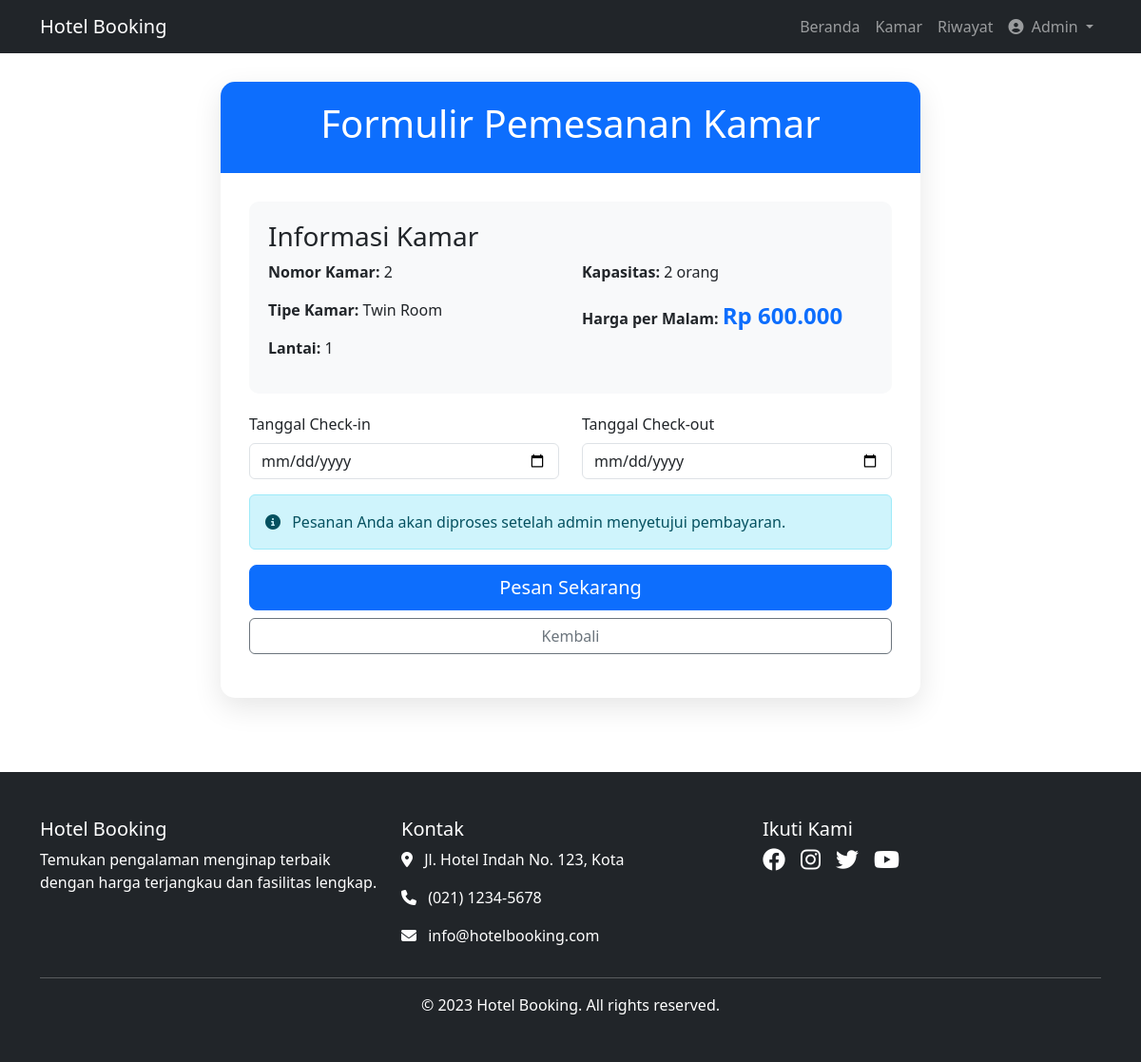
The app's page /kamar_pesan.php?id=9 (signed in), older data.
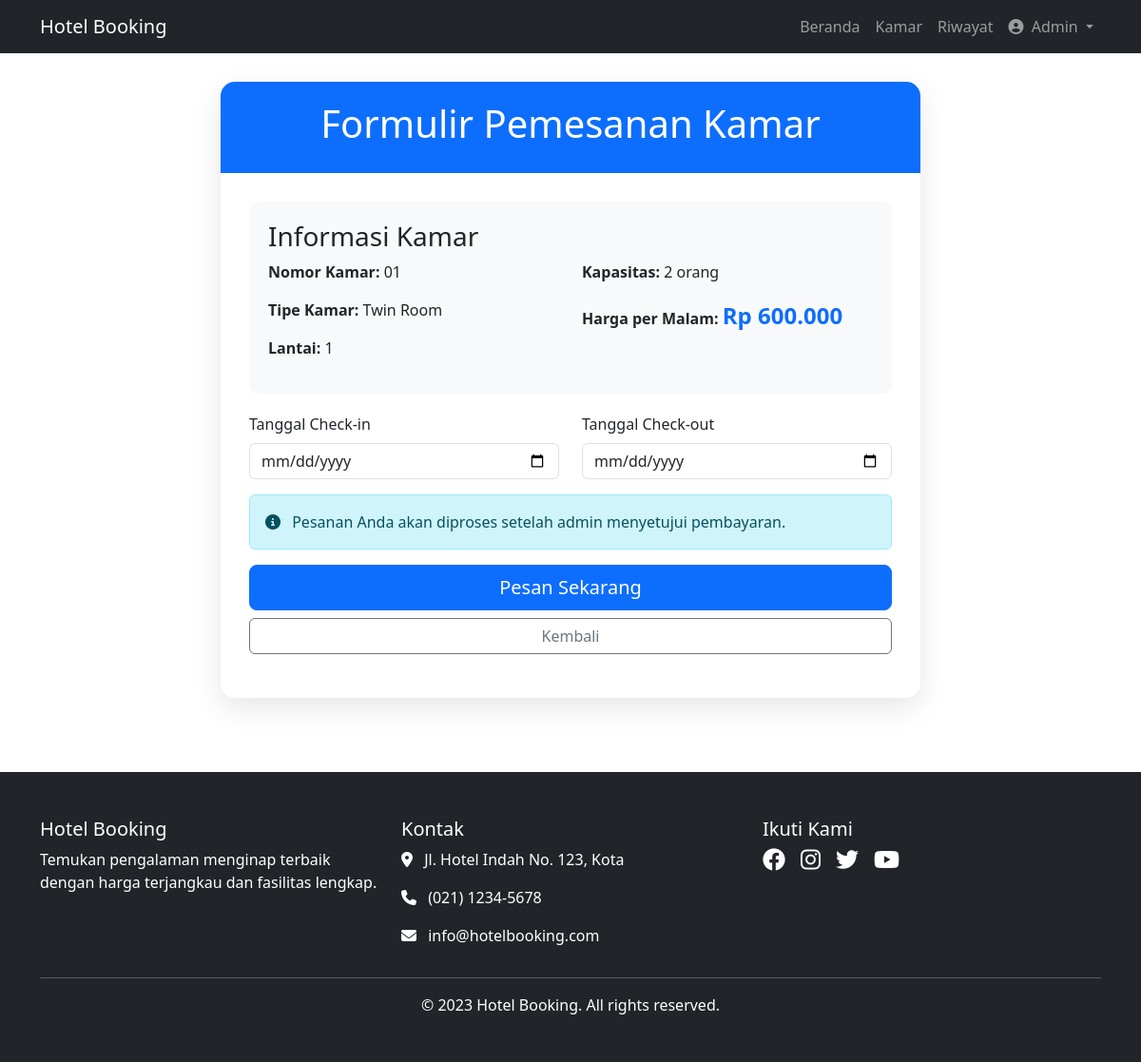
The same page, newer data.
### tables this page shows
CREATE TABLE `rooms` (
  `id` int NOT NULL,
  `image` varchar(100) NOT NULL,
  `room_number` varchar(10) NOT NULL,
  `room_type_id` int NOT NULL,
  `floor` int NOT NULL,
  `status` enum('available','maintenance','booked') DEFAULT 'available',
  `created_at` datetime DEFAULT CURRENT_TIMESTAMP
);

CREATE TABLE `room_types` (
  `id` int NOT NULL,
  `name` varchar(100) NOT NULL,
  `description` text,
  `price_per_night` decimal(10,2) NOT NULL,
  `capacity` int NOT NULL,
  `facilities` text,
  `created_at` datetime DEFAULT CURRENT_TIMESTAMP
);

### kamar_pesan.php (the view, shortened to what this page needs)
<?php
include 'koneksi.php';
include 'bootstrap.php';
$room_type_id = $_GET['id'];
$query = "
    SELECT r.id, r.room_number, r.floor, rt.name AS room_type, rt.price_per_night, rt.capacity, rt.id AS room_type_id
    FROM rooms r
    JOIN room_types rt ON r.room_type_id = rt.id
    WHERE rt.id = $room_type_id AND r.status = 'available'
    LIMIT 1
";
$result = $koneksi->query($query);
$room = $result->fetch_assoc();
$formatted_price = number_format($room['price_per_night'], 0, ',', '.');
?>
<!DOCTYPE html>
<html lang="id">
<head>
</head>
<body>
    <div class="container">
        <div class="row justify-content-center">
            <div class="col-md-8">
                <div class="booking-card">
                    <div class="booking-header">
                        <h1>Formulir Pemesanan Kamar</h1>
                    </div>
                    <div class="booking-body">
                        <div class="room-info">
                            <h3>Informasi Kamar</h3>
                            <div class="row">
                                <div class="col-md-6">
                                    <p><strong>Nomor Kamar:</strong> <?= $room['room_number'] ?></p>
                                    <p><strong>Tipe Kamar:</strong> <?= $room['room_type'] ?></p>
                                    <p><strong>Lantai:</strong> <?= $room['floor'] ?></p>
                                </div>
                                <div class="col-md-6">
                                    <p><strong>Kapasitas:</strong> <?= $room['capacity'] ?> orang</p>
                                    <p><strong>Harga per Malam:</strong> <span class="price-tag">Rp <?= $formatted_price ?></span></p>
                                </div>
                            </div>
                        </div>
                        <form method="POST" action="">
                            <div class="row mb-3">
                                <div class="col-md-6">
                                    <label for="check_in" class="form-label">Tanggal Check-in</label>
                                    <input type="date" class="form-control" id="check_in" name="check_in" min="<?= date('Y-m-d') ?>" required>
                                </div>
                                <div class="col-md-6">
                                    <label for="check_out" class="form-label">Tanggal Check-out</label>
                                    <input type="date" class="form-control" id="check_out" name="check_out" min="<?= date('Y-m-d', strtotime('+1 day')) ?>" required>
                                </div>
                            </div>
                            <div class="alert alert-info">
                                <i class="fas fa-info-circle me-2"></i> Pesanan Anda akan diproses setelah admin menyetujui pembayaran.
                            </div>
                            <div class="d-grid gap-2">
                                <button type="submit" class="btn btn-primary btn-lg">Pesan Sekarang</button>
                                <a href="kamar_detail.php?id=<?= $room['room_type_id'] ?>" class="btn btn-outline-secondary">Kembali</a>
                            </div>
                        </form>
                    </div>
                </div>
            </div>
        </div>
    </div>
    <footer class="bg-dark text-white py-5 mt-5">
        <div class="container">
            <div class="row">
                <div class="col-md-4 mb-4 mb-md-0">
                    <h5>Hotel Booking</h5>
                    <p>Temukan pengalaman menginap terbaik dengan harga terjangkau dan fasilitas lengkap.</p>
                </div>
                <div class="col-md-4 mb-4 mb-md-0">
                    <h5>Kontak</h5>
                    <p><i class="fas fa-map-marker-alt me-2"></i> Jl. Hotel Indah No. 123, Kota</p>
                    <p><i class="fas fa-phone me-2"></i> (021) 1234-5678</p>
                    <p><i class="fas fa-envelope me-2"></i> info@hotelbooking.com</p>
                </div>
                <div class="col-md-4">
                    <h5>Ikuti Kami</h5>
                    <div class="d-flex gap-3 fs-4">
                        <a href="#" class="text-white"><i class="fab fa-facebook"></i></a>
                        <a href="#" class="text-white"><i class="fab fa-instagram"></i></a>
                        <a href="#" class="text-white"><i class="fab fa-twitter"></i></a>
                        <a href="#" class="text-white"><i class="fab fa-youtube"></i></a>
                    </div>
                </div>
            </div>
            <hr>
            <div class="text-center">
                <p class="mb-0">&copy; 2023 Hotel Booking. All rights reserved.</p>
            </div>
        </div>
    </footer>
</body>
</html>

Row changes from the older to the newer data that the page shows:
no longer on this page (row unchanged): rooms: room_number "2", room_type.name "Twin Room", floor "1", room_type.capacity "2", room_type.price_per_night "600.000"
now on this page (row edited): rooms: room_number "01", room_type.name "Twin Room", floor "1", room_type.capacity "2", room_type.price_per_night "600.000"
